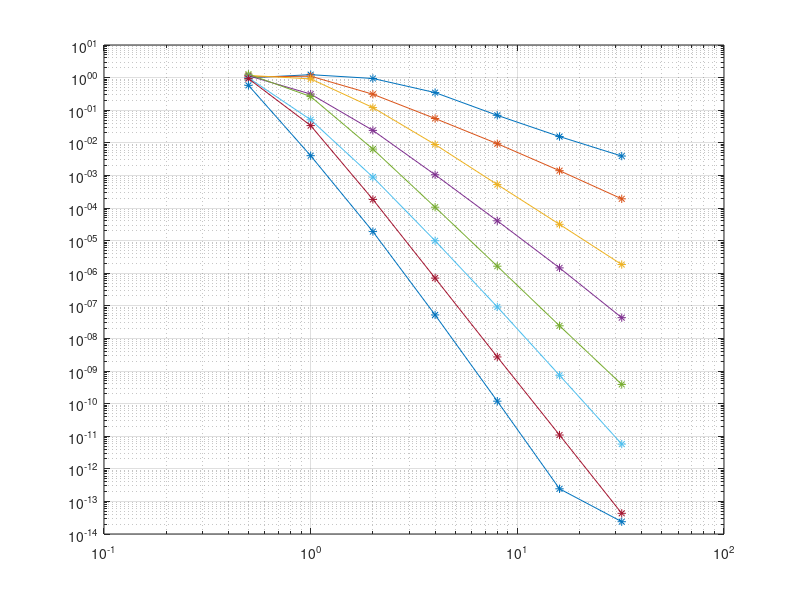

This figure's MATLAB source:
close all;
clear all;

%% l2 [Order][Mesh]

%% Sin(10x) + Sin(10y)
%l2 = ...
%    [...
%        +9.824759e-01 , +1.228302e+00 , +9.391098e-01 , +3.471288e-01 , +6.947808e-02 ; ...
%        +1.049055e+00 , +1.103665e+00 , +3.087024e-01 , +5.534351e-02 , +9.315162e-03 ; ...
%        +1.162833e+00 , +9.113153e-01 , +1.194850e-01 , +8.849612e-03 , +5.227025e-04 ; ...
%        +1.137504e+00 , +3.108951e-01 , +2.401343e-02 , +1.037393e-03 , +3.936262e-05 ; ...
%        +1.269043e+00 , +2.610065e-01 , +6.347677e-03 , +1.054095e-04 , +1.652859e-06 ; ...
%        +9.831276e-01 , +5.001032e-02 , +8.915199e-04 , +9.697960e-06 , +8.755089e-08 ; ...
%        +9.255320e-01 , +3.346505e-02 , +1.795654e-04 , +7.042222e-07 , +2.808220e-09 ; ...
%        +5.770821e-01 , +3.946435e-03 , +1.897450e-05 , +5.129431e-08 , +1.145673e-10 ; ...
%    ];

%l2 = ...
%    [...
%        +9.827492e-01 , +1.230370e+00 , +9.407136e-01 , +3.471421e-01 , +6.955634e-02 , +1.554584e-02 ; ...
%        +1.049633e+00 , +1.105274e+00 , +3.087502e-01 , +5.559545e-02 , +9.395575e-03 , +1.396048e-03 ; ...
%        +1.167672e+00 , +9.121091e-01 , +1.202648e-01 , +8.863320e-03 , +5.236326e-04 , +3.157355e-05 ; ...
%        +1.139419e+00 , +3.124062e-01 , +2.401840e-02 , +1.047618e-03 , +4.046852e-05 , +1.456568e-06 ; ...
%        +1.269625e+00 , +2.623064e-01 , +6.422571e-03 , +1.058491e-04 , +1.638904e-06 , +2.438658e-08 ; ...
%        +9.848657e-01 , +5.092999e-02 , +8.888169e-04 , +9.883024e-06 , +9.236715e-08 , +7.391062e-10 ; ...
%    ];

%l2 = ...
%    [...
%        +9.827492e-01 , +1.230370e+00 , +9.407136e-01 , +3.471421e-01 , +6.955634e-02 , +1.554584e-02 , +3.919157e-03 ; ...
%        +1.049633e+00 , +1.105274e+00 , +3.087502e-01 , +5.559545e-02 , +9.395575e-03 , +1.396048e-03 , +1.911614e-04 ; ...
%        +1.167672e+00 , +9.121091e-01 , +1.202648e-01 , +8.863320e-03 , +5.236326e-04 , +3.157346e-05 , +1.844161e-06 ; ...
%        +1.139419e+00 , +3.124062e-01 , +2.401840e-02 , +1.047618e-03 , +4.046822e-05 , +1.456436e-06 , +4.480655e-08 ; ...
%        +1.269625e+00 , +2.623064e-01 , +6.422574e-03 , +1.058487e-04 , +1.636648e-06 , +2.913996e-08 , +2.249092e-08 ; ...
%        +9.848657e-01 , +5.093000e-02 , +8.888171e-04 , +9.887111e-06 , +9.849311e-08 , +9.751778e-08 , +4.187369e-07 ; ...
%        +9.304688e-01 , +3.374655e-02 , +1.831466e-04 , +7.138259e-07 , +5.243997e-08 , +1.873917e-07 , +3.344695e-07 ; ...
%        +5.792966e-01 , +4.022813e-03 , +1.890925e-05 , +2.008354e-07 , +6.670654e-03 , +7.911878e-03 , +8.276714e-03 ; ...
%    ];

l2 = ...
    [...
        +9.827492e-01 , +1.230370e+00 , +9.407136e-01 , +3.471421e-01 , +6.955634e-02 , +1.554584e-02 , +3.919157e-03 ; ...
        +1.049633e+00 , +1.105274e+00 , +3.087502e-01 , +5.559545e-02 , +9.395575e-03 , +1.396048e-03 , +1.911615e-04 ; ...
        +1.167672e+00 , +9.121091e-01 , +1.202648e-01 , +8.863320e-03 , +5.236326e-04 , +3.157355e-05 , +1.844104e-06 ; ...
        +1.139419e+00 , +3.124062e-01 , +2.401840e-02 , +1.047618e-03 , +4.046852e-05 , +1.456568e-06 , +4.330479e-08 ; ...
        +1.269625e+00 , +2.623064e-01 , +6.422571e-03 , +1.058491e-04 , +1.638904e-06 , +2.438660e-08 , +3.873767e-10 ; ...
        +9.848657e-01 , +5.092999e-02 , +8.888169e-04 , +9.883024e-06 , +9.236713e-08 , +7.391016e-10 , +5.735556e-12 ; ...
        +9.304688e-01 , +3.374655e-02 , +1.831509e-04 , +7.084008e-07 , +2.701686e-09 , +1.085610e-11 , +4.310526e-14 ; ...
        +5.792966e-01 , +4.022825e-03 , +1.891544e-05 , +5.250306e-08 , +1.186628e-10 , +2.434959e-13 , +2.383192e-14 ; ...
    ];


%% Sin(2x) + Sin(2y)
%l2 = ...
%    [...
%        +3.023927e-01 , +2.019098e-01 , +4.088128e-02 , +9.640896e-03 , +2.368553e-03 ; ...
%        +1.848512e-01 , +2.225958e-02 , +3.927832e-03 , +5.514234e-04 , +7.203640e-05 ; ...
%        +1.488307e-02 , +3.737334e-03 , +2.051181e-04 , +1.245317e-05 , +7.656078e-07 ; ...
%        +9.619936e-03 , +2.341946e-04 , +9.749372e-06 , +3.320698e-07 , +1.073575e-08 ; ...
%        +3.209790e-04 , +2.975511e-05 , +4.232692e-07 , +6.529912e-09 , +9.973727e-11 ; ...
%        +2.386183e-04 , +1.311533e-06 , +1.308600e-08 , +1.102963e-10 , +1.866212e-12 ; ...
%        +5.381028e-06 , +1.295047e-07 , +4.691249e-10 , +2.854052e-12 , +3.382652e-12 ; ...
%        +3.224924e-06 , +4.302990e-09 , +1.108367e-11 , +6.350352e-12 , +1.250808e-11 ; ...
%    ];

h = [2, 1, 1/2, 1/4, 1/8, 1/16, 1/32];
p = [1:8];

P = size(p, 2);
H = size(h, 2);

delta = zeros(P, H - 1);

for i = 1:H-1
    delta(:, i) = ...
        (log10(l2(:, i + 1)) - log10(l2(:, i))) / ...
        (log10(1/h(i + 1))   - log10(1/h(i)));
end

delta

figure;
loglog(1./h, l2, '-*');
grid;
